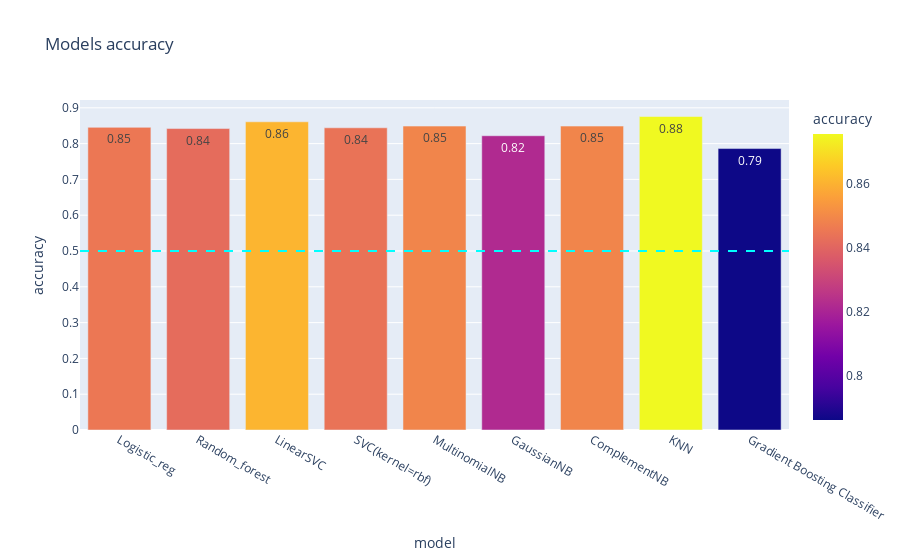
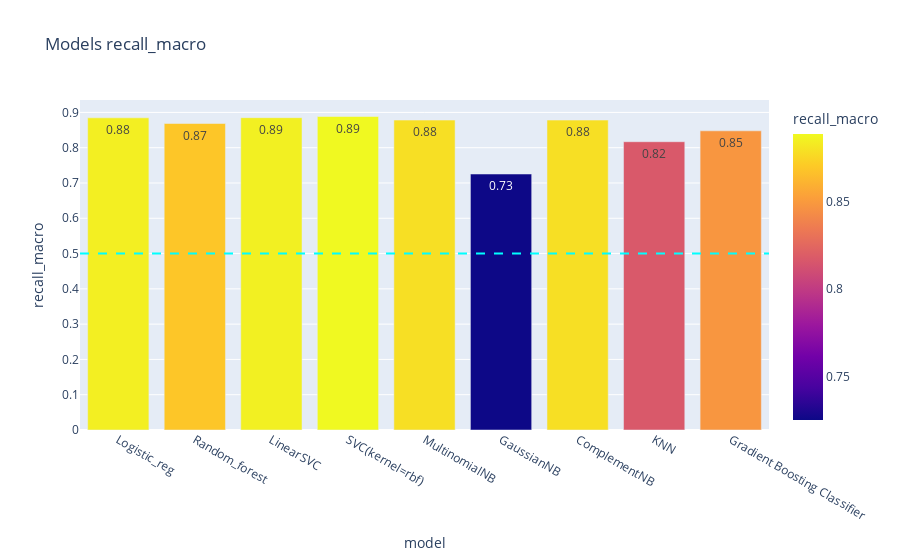
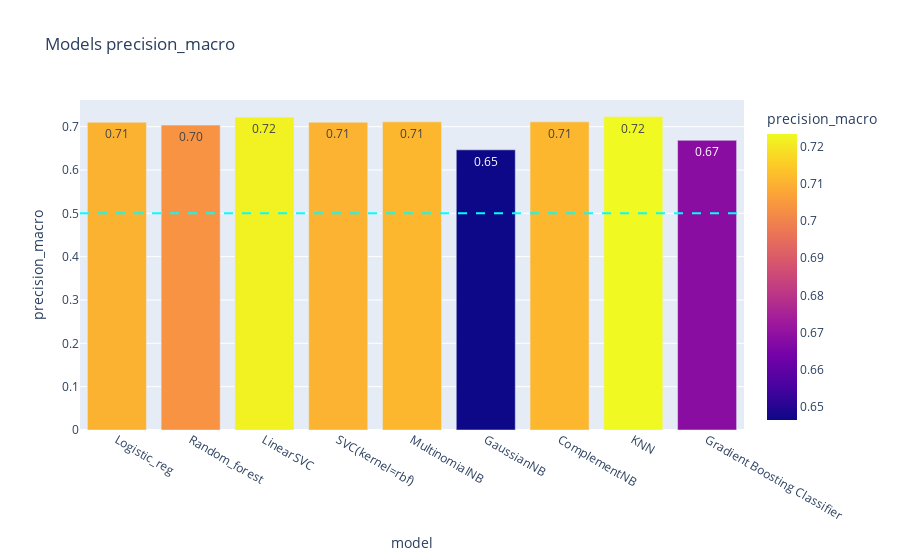
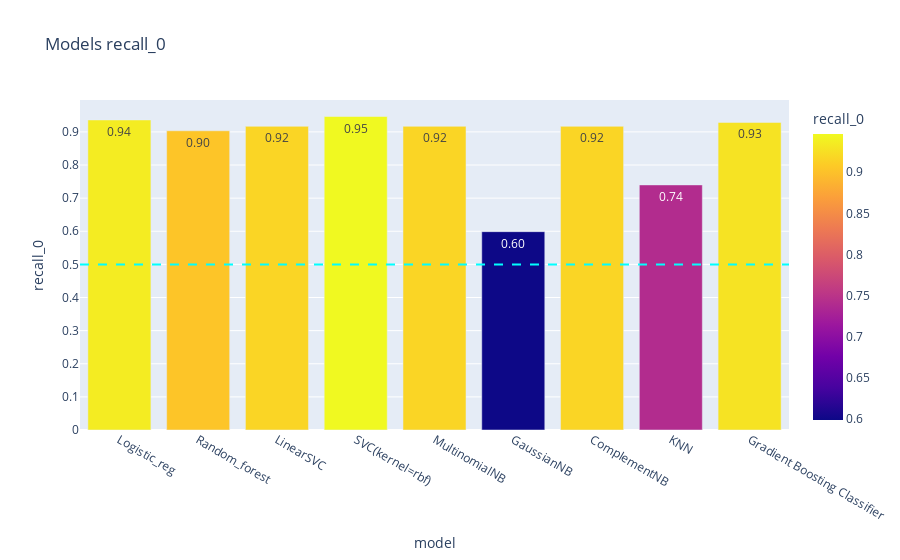

The notebook cell these images were saved under, in order:
### Code cell
# Comparaison of Accuracy, recall_macro, precision_macro, recall_0, precision_0
for metric in ["accuracy", "recall_macro", "precision_macro", "recall_0", "precision_0"]:
    barplot_metric_mult(data, metric)

### Figure 1 — Plotly figure (JSON) as saved in the notebook; plotly's stock layout.template omitted (floating-point values rounded to 4 significant figures)
{"data": [{"alignmentgroup": "True", "hovertemplate": "model=%{x}<br>accuracy=%{marker.color}<extra></extra>", "legendgroup": "", "marker": {"color": [0.8454, 0.842, 0.8609, 0.8441, 0.8489, 0.8219, 0.8489, 0.8757, 0.7861], "coloraxis": "coloraxis", "pattern": {"shape": ""}}, "name": "", "offsetgroup": "", "orientation": "v", "showlegend": false, "textposition": "auto", "texttemplate": "%{y:.2f}", "type": "bar", "x": ["Logistic_reg", "Random_forest", "LinearSVC", "SVC(kernel=rbf)", "MultinomialNB", "GaussianNB", "ComplementNB", "KNN", "Gradient Boosting Classifier"], "xaxis": "x", "y": [0.8454, 0.842, 0.8609, 0.8441, 0.8489, 0.8219, 0.8489, 0.8757, 0.7861], "yaxis": "y"}], "layout": {"barmode": "relative", "coloraxis": {"colorbar": {"title": {"text": "accuracy"}}, "colorscale": [[0, "#0d0887"], [0.1111, "#46039f"], [0.2222, "#7201a8"], [0.3333, "#9c179e"], [0.4444, "#bd3786"], [0.5556, "#d8576b"], [0.6667, "#ed7953"], [0.7778, "#fb9f3a"], [0.8889, "#fdca26"], [1, "#f0f921"]]}, "legend": {"tracegroupgap": 0}, "shapes": [{"line": {"color": "cyan", "dash": "dash"}, "type": "line", "x0": 0, "x1": 1, "xref": "x domain", "y0": 0.5, "y1": 0.5, "yref": "y"}], "title": {"text": "Models accuracy"}, "xaxis": {"anchor": "y", "domain": [0, 1], "title": {"text": "model"}}, "yaxis": {"anchor": "x", "domain": [0, 1], "dtick": 0.1, "tick0": 0, "title": {"text": "accuracy"}}}}

### Figure 2 — Plotly figure (JSON) as saved in the notebook; plotly's stock layout.template omitted (floating-point values rounded to 4 significant figures)
{"data": [{"alignmentgroup": "True", "hovertemplate": "model=%{x}<br>recall_macro=%{marker.color}<extra></extra>", "legendgroup": "", "marker": {"color": [0.8846, 0.8686, 0.8851, 0.8884, 0.8783, 0.7254, 0.8783, 0.817, 0.8478], "coloraxis": "coloraxis", "pattern": {"shape": ""}}, "name": "", "offsetgroup": "", "orientation": "v", "showlegend": false, "textposition": "auto", "texttemplate": "%{y:.2f}", "type": "bar", "x": ["Logistic_reg", "Random_forest", "LinearSVC", "SVC(kernel=rbf)", "MultinomialNB", "GaussianNB", "ComplementNB", "KNN", "Gradient Boosting Classifier"], "xaxis": "x", "y": [0.8846, 0.8686, 0.8851, 0.8884, 0.8783, 0.7254, 0.8783, 0.817, 0.8478], "yaxis": "y"}], "layout": {"barmode": "relative", "coloraxis": {"colorbar": {"title": {"text": "recall_macro"}}, "colorscale": [[0, "#0d0887"], [0.1111, "#46039f"], [0.2222, "#7201a8"], [0.3333, "#9c179e"], [0.4444, "#bd3786"], [0.5556, "#d8576b"], [0.6667, "#ed7953"], [0.7778, "#fb9f3a"], [0.8889, "#fdca26"], [1, "#f0f921"]]}, "legend": {"tracegroupgap": 0}, "shapes": [{"line": {"color": "cyan", "dash": "dash"}, "type": "line", "x0": 0, "x1": 1, "xref": "x domain", "y0": 0.5, "y1": 0.5, "yref": "y"}], "title": {"text": "Models recall_macro"}, "xaxis": {"anchor": "y", "domain": [0, 1], "title": {"text": "model"}}, "yaxis": {"anchor": "x", "domain": [0, 1], "dtick": 0.1, "tick0": 0, "title": {"text": "recall_macro"}}}}

### Figure 3 — Plotly figure (JSON) as saved in the notebook; plotly's stock layout.template omitted (floating-point values rounded to 4 significant figures)
{"data": [{"alignmentgroup": "True", "hovertemplate": "model=%{x}<br>precision_macro=%{marker.color}<extra></extra>", "legendgroup": "", "marker": {"color": [0.7101, 0.7036, 0.722, 0.7102, 0.711, 0.6465, 0.711, 0.7234, 0.6684], "coloraxis": "coloraxis", "pattern": {"shape": ""}}, "name": "", "offsetgroup": "", "orientation": "v", "showlegend": false, "textposition": "auto", "texttemplate": "%{y:.2f}", "type": "bar", "x": ["Logistic_reg", "Random_forest", "LinearSVC", "SVC(kernel=rbf)", "MultinomialNB", "GaussianNB", "ComplementNB", "KNN", "Gradient Boosting Classifier"], "xaxis": "x", "y": [0.7101, 0.7036, 0.722, 0.7102, 0.711, 0.6465, 0.711, 0.7234, 0.6684], "yaxis": "y"}], "layout": {"barmode": "relative", "coloraxis": {"colorbar": {"title": {"text": "precision_macro"}}, "colorscale": [[0, "#0d0887"], [0.1111, "#46039f"], [0.2222, "#7201a8"], [0.3333, "#9c179e"], [0.4444, "#bd3786"], [0.5556, "#d8576b"], [0.6667, "#ed7953"], [0.7778, "#fb9f3a"], [0.8889, "#fdca26"], [1, "#f0f921"]]}, "legend": {"tracegroupgap": 0}, "shapes": [{"line": {"color": "cyan", "dash": "dash"}, "type": "line", "x0": 0, "x1": 1, "xref": "x domain", "y0": 0.5, "y1": 0.5, "yref": "y"}], "title": {"text": "Models precision_macro"}, "xaxis": {"anchor": "y", "domain": [0, 1], "title": {"text": "model"}}, "yaxis": {"anchor": "x", "domain": [0, 1], "dtick": 0.1, "tick0": 0, "title": {"text": "precision_macro"}}}}

### Figure 4 — Plotly figure (JSON) as saved in the notebook; plotly's stock layout.template omitted (floating-point values rounded to 4 significant figures)
{"data": [{"alignmentgroup": "True", "hovertemplate": "model=%{x}<br>recall_0=%{marker.color}<extra></extra>", "legendgroup": "", "marker": {"color": [0.9361, 0.9034, 0.9168, 0.9465, 0.9168, 0.5988, 0.9168, 0.74, 0.9287], "coloraxis": "coloraxis", "pattern": {"shape": ""}}, "name": "", "offsetgroup": "", "orientation": "v", "showlegend": false, "textposition": "auto", "texttemplate": "%{y:.2f}", "type": "bar", "x": ["Logistic_reg", "Random_forest", "LinearSVC", "SVC(kernel=rbf)", "MultinomialNB", "GaussianNB", "ComplementNB", "KNN", "Gradient Boosting Classifier"], "xaxis": "x", "y": [0.9361, 0.9034, 0.9168, 0.9465, 0.9168, 0.5988, 0.9168, 0.74, 0.9287], "yaxis": "y"}], "layout": {"barmode": "relative", "coloraxis": {"colorbar": {"title": {"text": "recall_0"}}, "colorscale": [[0, "#0d0887"], [0.1111, "#46039f"], [0.2222, "#7201a8"], [0.3333, "#9c179e"], [0.4444, "#bd3786"], [0.5556, "#d8576b"], [0.6667, "#ed7953"], [0.7778, "#fb9f3a"], [0.8889, "#fdca26"], [1, "#f0f921"]]}, "legend": {"tracegroupgap": 0}, "shapes": [{"line": {"color": "cyan", "dash": "dash"}, "type": "line", "x0": 0, "x1": 1, "xref": "x domain", "y0": 0.5, "y1": 0.5, "yref": "y"}], "title": {"text": "Models recall_0"}, "xaxis": {"anchor": "y", "domain": [0, 1], "title": {"text": "model"}}, "yaxis": {"anchor": "x", "domain": [0, 1], "dtick": 0.1, "tick0": 0, "title": {"text": "recall_0"}}}}
